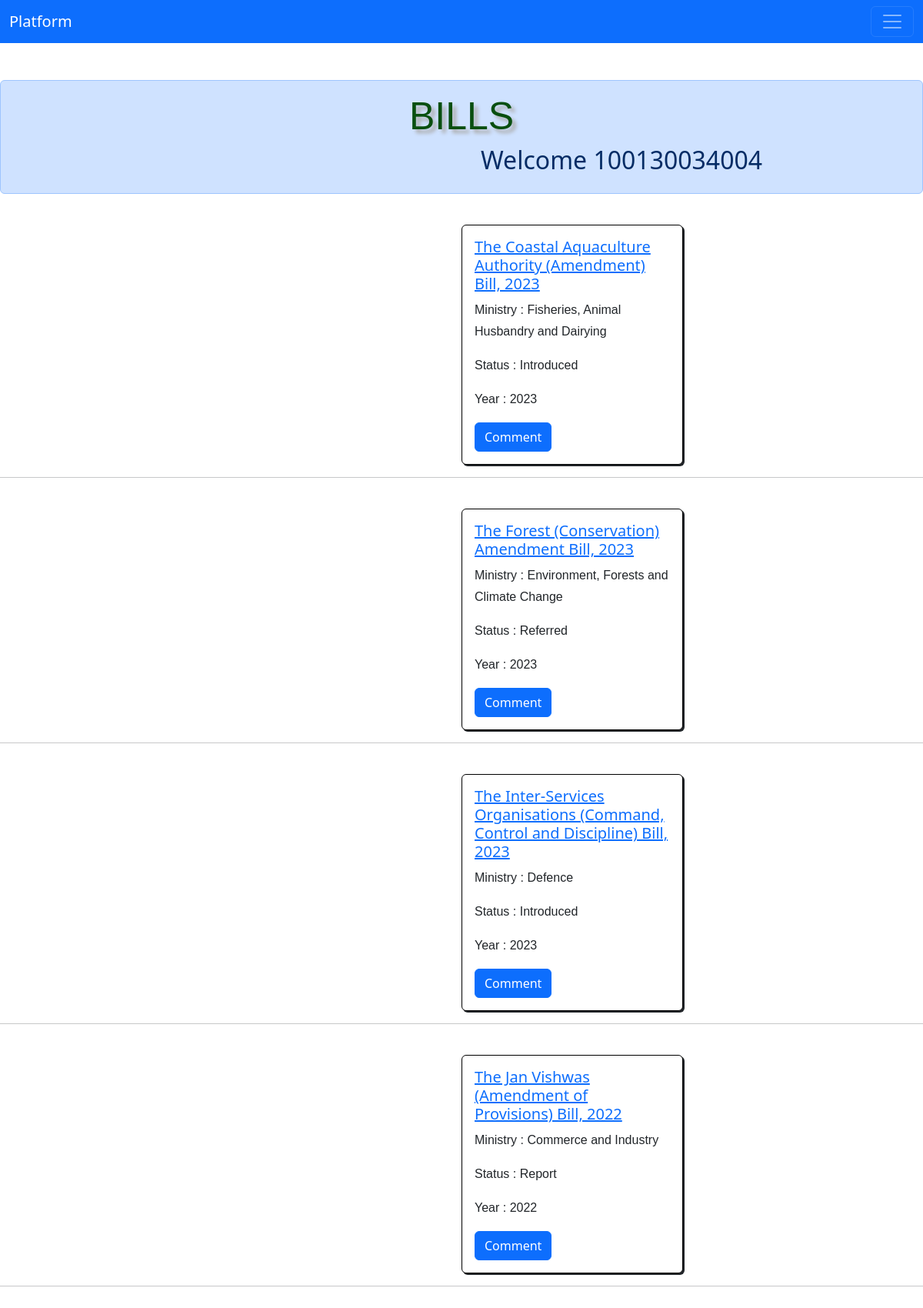
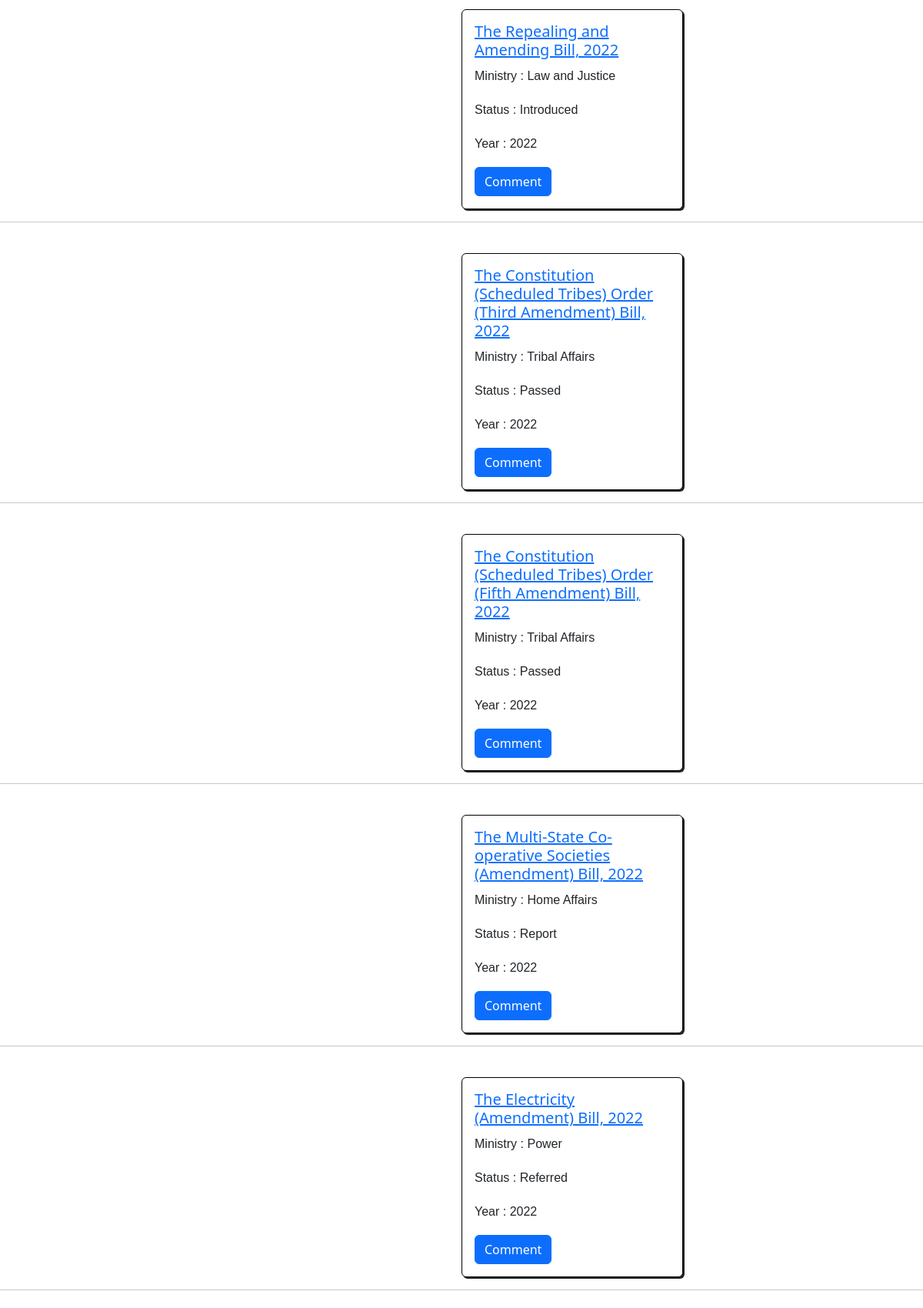
The app's page /bills/100130034004 (upper part) with its own data (2 pictures, top to bottom).
### main.py (models this page shows)
class Bills(db.Model):
    __tablename__='bills'
    BID=db.Column(db.Integer, primary_key=True)
    BName=db.Column(db.String)
    Ministry=db.Column(db.String)
    status=db.Column(db.String)
    Description=db.Column(db.String)
    year=db.Column(db.Integer)

### main.py (the view)
@app.route("/bills/<int:Aanum>", methods=["GET", "POST"])
def bills(Aanum):
    if request.method=="GET":
        bills=Bills.query.all()
        return render_template("bills.html" , bills=bills, Aanum=Aanum)

### templates/bills.html (shortened to what this page needs)
<!DOCTYPE html>
<html>
<head>
    <link rel="stylesheet" href="bootstrap.css" />
    <link
      href="//maxcdn.bootstrapcdn.com/bootstrap/4.1.1/css/bootstrap.min.css"
      rel="stylesheet"
      id="bootstrap-css"
    />
    <link href="https://cdn.jsdelivr.net/npm/bootstrap@5.3.0-xalpha1/dist/css/bootstrap.min.css" rel="stylesheet">
</head>
<body>
    <nav class="navbar navbar-dark bg-primary">
  <div class="container-fluid">
    <a class="navbar-brand" href="#">Platform</a>
    <button class="navbar-toggler" type="button" data-bs-toggle="collapse" data-bs-target="#navbarSupportedContent" aria-controls="navbarSupportedContent" aria-expanded="false" aria-label="Toggle navigation">
      <span class="navbar-toggler-icon"></span>
    </button>
  </div>
</nav>
<br></br>
    <div class="alert alert-primary" role="alert" style="width:100%;">
        <h1>BILLS   </h1>
        <h2 style="margin-left:38rem">Welcome {{Aanum}}</h2>
    </div>
    {% for bill in bills %}
    <div>
        <div class="card" style="width: 18rem;border:1px solid black;box-shadow:2px 2px;margin-left:37.5rem">
            <div class="card-body">
              <h5 class="card-title"><a href='/more/{{bill["BID"]}}/{{Aanum}}'>{{bill["BName"]}}</a></h5>
              <p class="card-text">Ministry : {{bill["Ministry"]}} </p>
              <p class="card-text">Status : {{bill["status"]}} </p>
              <p class="card-text">Year : {{bill["year"]}} </p>
              <a style='text-align:right' href='/bills/{{bill["BID"]}}/{{Aanum}}' class="btn btn-primary">Comment</a>
            </div>
          </div>
    </div>
    <hr/>
    {% endfor %}
</body>
</html>

### templates/bills.html (style rules this page uses)
h1 { text-align: center; color: rgb(9, 79, 15); font-family: Verdana, Geneva, Tahoma, sans-serif; font-size: 50px; text-shadow: 5px 5px 5px #ababab; }
body { background-color: white; }
p { font-family: "Nunito", sans-serif; font-size: 16px; line-height: 28px; }
div { padding: 40; margin: 40; border-radius: 40; }

### records on screen
Bills: BName "The Coastal Aquaculture Authority (Amendment) Bill, 2023", Ministry "Fisheries, Animal Husbandry and Dairying", status "Introduced", year "2023"
Bills: BName "The Forest (Conservation) Amendment Bill, 2023", Ministry "Environment, Forests and Climate Change", status "Referred", year "2023"
Bills: BName "The Inter-Services Organisations (Command, Control and Discipline) Bill, 2023", Ministry "Defence", status "Introduced", year "2023"
Bills: BName "The Jan Vishwas (Amendment of Provisions) Bill, 2022", Ministry "Commerce and Industry", status "Report", year "2022"
Bills: BName "The Repealing and Amending Bill, 2022", Ministry "Law and Justice", status "Introduced", year "2022"
Bills: BName "The Constitution (Scheduled Tribes) Order (Third Amendment) Bill, 2022", Ministry "Tribal Affairs", status "Passed", year "2022"
Bills: BName "The Constitution (Scheduled Tribes) Order (Fifth Amendment) Bill, 2022", Ministry "Tribal Affairs", status "Passed", year "2022"
Bills: BName "The Multi-State Co-operative Societies (Amendment) Bill, 2022", Ministry "Home Affairs", status "Report", year "2022"
Bills: BName "The Electricity (Amendment) Bill, 2022", Ministry "Power", status "Referred", year "2022"

### other values on screen
{{ Aanum }} "100130034004"
